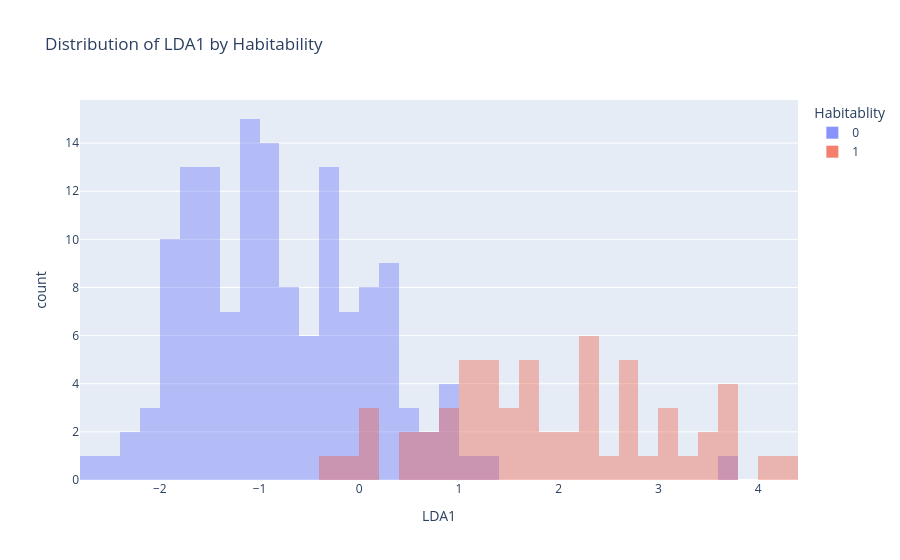

Notebook cell for this chart:
### Code cell
fig = px.histogram(df_lda, x='LDA1', color='Habitablity', barmode='overlay', nbins=50, title='Distribution of LDA1 by Habitability')
fig.update_traces(opacity=0.75) # Set the opacity of the bars for better visibility
fig.show() # Display the histogram

### Figure 1 — Plotly figure (JSON) as saved in the notebook; plotly's stock layout.template omitted (floating-point values rounded to 4 significant figures; data arrays with more than 128 entries replaced by an {"elided": "..."} marker saying what was removed)
{"data": [{"bingroup": "x", "hovertemplate": "Habitablity=0<br>LDA1=%{x}<br>count=%{y}<extra></extra>", "legendgroup": "0", "marker": {"color": "#636efa", "opacity": 0.5, "pattern": {"shape": ""}}, "name": "0", "nbinsx": 50, "opacity": 0.75, "orientation": "v", "showlegend": true, "type": "histogram", "x": {"elided": "142 float values"}, "xaxis": "x", "yaxis": "y"}, {"bingroup": "x", "hovertemplate": "Habitablity=1<br>LDA1=%{x}<br>count=%{y}<extra></extra>", "legendgroup": "1", "marker": {"color": "#EF553B", "opacity": 0.5, "pattern": {"shape": ""}}, "name": "1", "nbinsx": 50, "opacity": 0.75, "orientation": "v", "showlegend": true, "type": "histogram", "x": [0.697, 2.383, 3.497, 0.8528, 3.485, 2.377, 4.245, 2.793, 1.484, 1.266, 1.121, 1.492, 1.746, 2.685, 3.637, 0.09567, 2.269, 1.166, 3.204, 1.668, 1.22, 1.155, 0.8793, 2.733, 1.243, 0.5132, 2.739, 0.5055, 2.671, -0.1726, 3.788, 3.061, 1.968, 2.004, 1.778, 2.046, 3.753, 4.192, 3.07, 0.08847, 0.6431, 1.034, 2.237, 1.297, 0.9119, 0.01905, 3.75, 1.122, 2.449, 1.799, 3.183, 2.338, 1.451, 2.207, -0.3985, 1.342, 1.843, 2.841, 1.786], "xaxis": "x", "yaxis": "y"}], "layout": {"barmode": "overlay", "legend": {"title": {"text": "Habitablity"}, "tracegroupgap": 0}, "title": {"text": "Distribution of LDA1 by Habitability"}, "xaxis": {"anchor": "y", "domain": [0, 1], "title": {"text": "LDA1"}}, "yaxis": {"anchor": "x", "domain": [0, 1], "title": {"text": "count"}}}}
